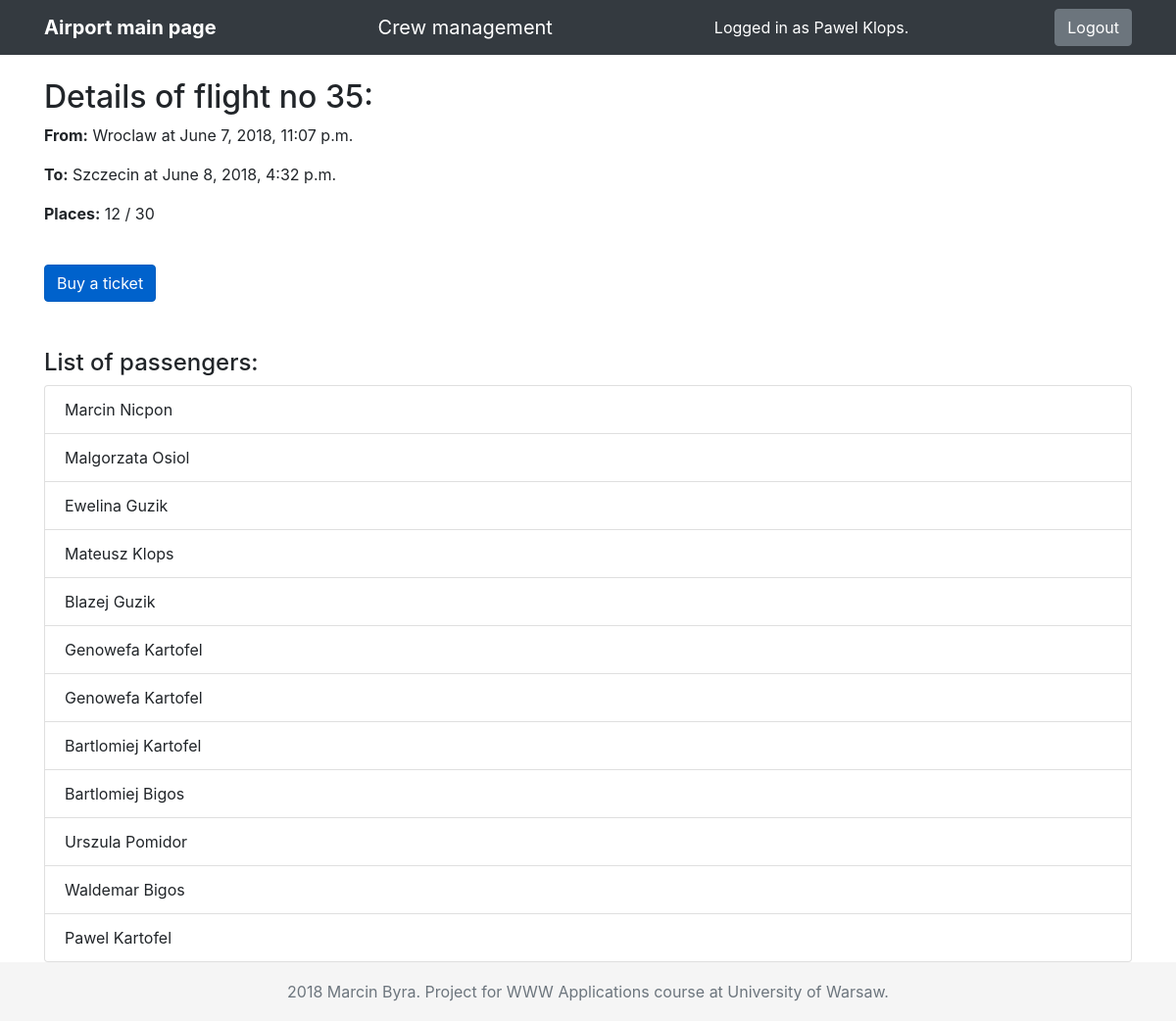
Page /airport/flight/35/ (signed in) on the committed database.
### airport/models.py (models this page shows, shortened)
class User(AbstractUser):
    first_name = models.CharField(max_length=20)
    last_name = models.CharField(max_length=20)

class Flight(models.Model):
    airplane = models.ForeignKey(Airplane, on_delete=models.CASCADE)
    crew = models.ForeignKey(Crew, on_delete=models.CASCADE, blank=True, null=True, default=None)
    source = models.CharField(max_length=20)
    destination = models.CharField(max_length=20)
    departure_time = models.DateTimeField()
    arrival_time = models.DateTimeField()

class Airplane(models.Model):
    number = models.IntegerField(unique=True)
    capacity = models.IntegerField()

### airport/views.py (the view)
# urls.py: path('flight/<int:flight_no>/', views.flight_details, name='flight_details'),
def flight_details(request, flight_no):
    flight = get_object_or_404(Flight, pk=flight_no)
    departure_time_str = flight.departure_time.strftime("%Y-%m-%d %H:%M")
    arrival_time_str = flight.arrival_time.strftime("%Y-%m-%d %H:%M")
    passengers = Ticket.objects.filter(flight=flight).values('passenger__first_name', 'passenger__last_name')
    context = {'flight': flight, 'departure_time_str': departure_time_str, 'arrival_time_str': arrival_time_str,
               'passengers': passengers}
    return render(request, 'airport/flight_details.html', context)

### airport/templates/airport/flight_details.html (shortened to what this page needs)
{% extends 'airport/base.html' %}
{% block content %}
    <h2 class="mt-4">Details of flight no {{ flight.pk }}:</h2>
    <p><b>From:</b> {{ flight.source }} at {{ flight.departure_time }}</p>
    <p><b>To:</b> {{ flight.destination }} at {{ flight.arrival_time }}</p>
    <p><b>Places:</b> {{ passengers|length }} / {{ flight.airplane.capacity }}</p>
    {% if request.user.is_authenticated %}
        <a id="id_buy_ticket_button" href="{% url 'airport:buy_ticket' flight.pk %}" class="btn btn-primary active mt-4 my-4">Buy a ticket</a>
    {% else %}
        <a href=# class="btn btn-primary disabled mt-4 my-4">Log in to buy ticket</a>
    {% endif %}
    <h4 class="mt-4">List of passengers:</h4>
    <ul id="id_passenger_list" class="list-group">
    {% for passenger in passengers %}
        <li class="list-group-item">{{ passenger.passenger__first_name }} {{ passenger.passenger__last_name }}</li>
    {% endfor %}
    </ul>
{% endblock %}

### airport/templates/airport/base.html (shortened to what this page needs)
<!DOCTYPE html>
{% load static %}
<html lang="en">
<head>
    <link rel="stylesheet" href="https://stackpath.bootstrapcdn.com/bootstrap/4.1.0/css/bootstrap.min.css">
    <link href="{% static 'airport/style.css' %}" rel="stylesheet">
</head>
<body>
<header>
    <nav class="navbar navbar-expand-lg navbar-dark bg-dark fixed-top">
        <div class="container">
            <a id="id_main_page_button" class="navbar-brand" href="{% url 'airport:mainpage' %}"><strong>Airport main page</strong></a>
            <a id="id_crew_management_button" class="navbar-brand" href="{% static 'airport/crewManagement.html' %}">Crew management</a>
            {% if request.user.is_authenticated %}
                <span class="text-white">
                Logged in as {{ request.user.first_name }} {{ request.user.last_name }}.
            </span>
                <a class="btn btn-secondary" href="{% url 'airport:logout_view' %}">
                    Logout
                </a>
            {% else %}
                <button id="id_login_button" type="button" class="btn btn-primary" data-toggle="modal" data-target="#login-modal">
                    Sign in/Sign up
                </button>
            {% endif %}
        </div>
    </nav>
</header>
<main>
    <div class="container">
        {% block content %}
        {% endblock %}
    </div>
</main>
<footer class="text-center text-muted mt-5">
    2018 Marcin Byra. Project for WWW Applications course at University of Warsaw.
</footer>
</body>
</html>

### airport/static/airport/style.css (style rules this page uses)
body { padding-top: 54px; }
@media (min-width: 992px) { body { padding-top: 56px; } }
html { position: relative; min-height: 100%; }
body { margin-bottom: 60px; }
footer { position: fixed; bottom: 0; width: 100%; height: 60px; line-height: 60px; background-color: #f5f5f5; }

### rows in the picture
User: user.first_name "Pawel", user.last_name "Klops"
Flight: pk "35", source "Wroclaw", departure_time "June 7, 2018, 11:07 p.m.", destination "Szczecin", arrival_time "June 8, 2018, 4:32 p.m.", airplane.capacity "30"

### other values in the picture
{{ passengers|length }} "12"
{{ passenger.passenger__first_name }} "Marcin" "Malgorzata" "Ewelina" "Mateusz" "Blazej" "Genowefa" "Genowefa" "Bartlomiej" "Bartlomiej" "Urszula" "Waldemar" "Pawel"
{{ passenger.passenger__last_name }} "Nicpon" "Osiol" "Guzik" "Klops" "Guzik" "Kartofel" "Kartofel" "Kartofel" "Bigos" "Pomidor" "Bigos" "Kartofel"
